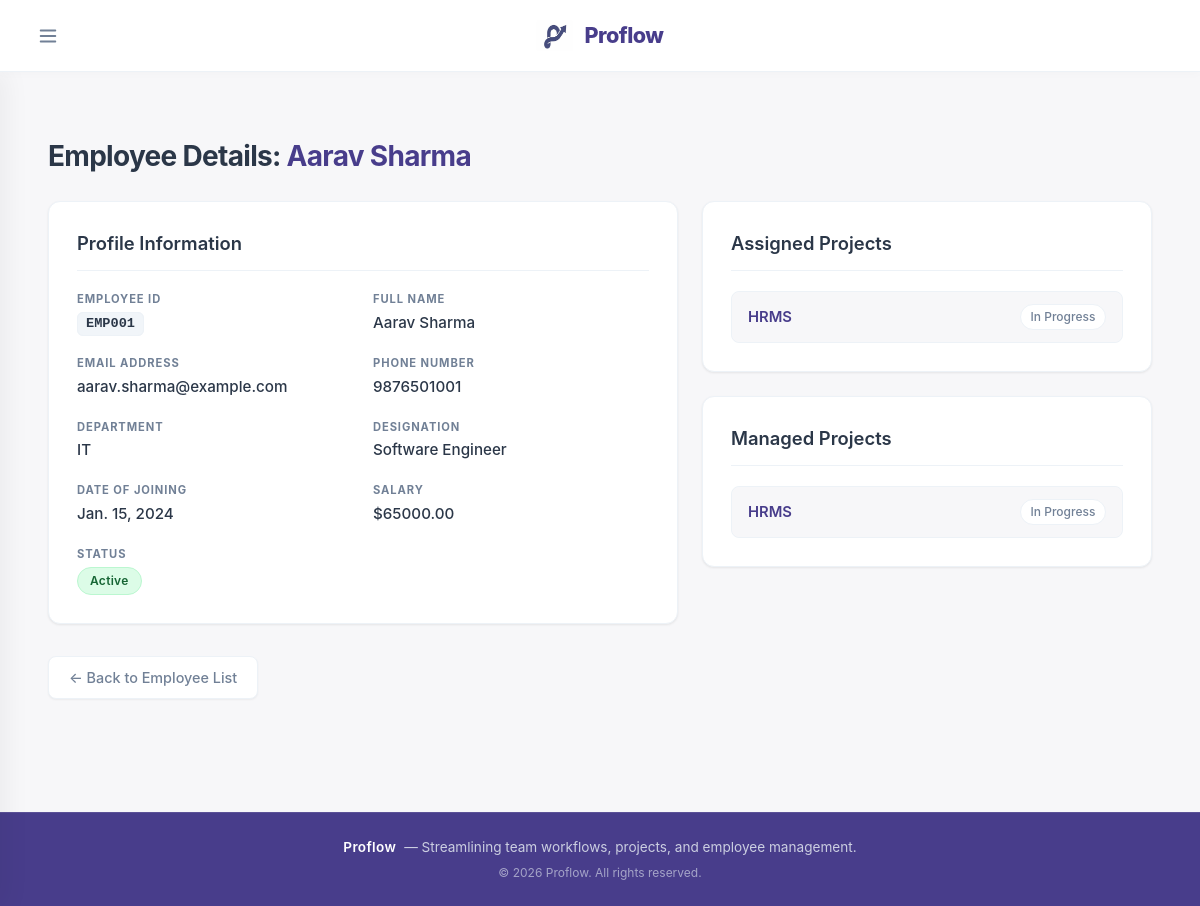
Before: /employees/2/ with the older database file.
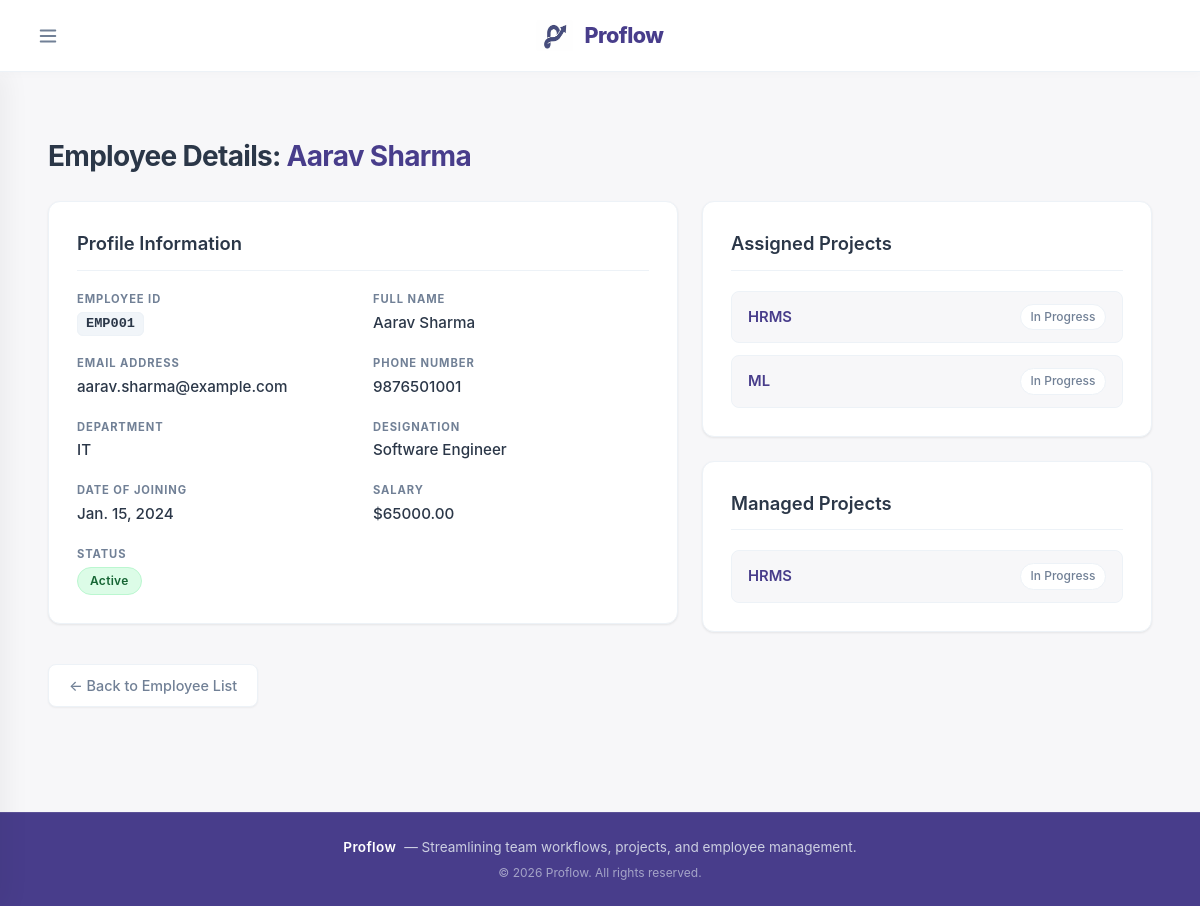
After: the same page with the newer database file.
### core/models.py (models this page shows, shortened)
class Project(models.Model):
    Status_Choices=[
        ('Not started','Not Started'),
        ('In Progress','In Progress'),
        ('Completed','Completed'),]
    project_name = models.CharField(max_length=100)
    client_name = models.CharField(max_length=100)
    description = models.TextField()
    start_date =  models.DateField()
    end_date   = models.DateField(null=True,blank=True)
    status = models.CharField(max_length=100,choices=Status_Choices,default='Not started')
    project_manager = models.ForeignKey(
        Employee,
        on_delete=models.SET_NULL,
        null=True,
        blank=True,
        related_name='managed_projects'
     )
    employees = models.ManyToManyField(
        Employee,
        related_name='projects',
        blank=True
    )

### core/views.py (the view)
# urls.py: path('employees/<int:id>/', views.employee_detail, name='employee_detail'),
def employee_detail(request, id):
    employee = get_object_or_404(Employee, id=id)
    context = {
        'employee': employee,
    }
    return render(request, 'employee_details.html', context)

### core/templates/employee_details.html (shortened to what this page needs)
{% extends 'base.html' %}
{% block content %}
<div class="detail-container">
    <div class="page-header">
        <h2>Employee Details: <span class="highlight-title">{{ employee.name }}</span></h2>
    </div>
    <div class="dashboard-grid">
        <div class="detail-card main-card">
            <h3>Profile Information</h3>
            <div class="info-grid">
                <div class="info-item">
                    <span class="label">Employee ID</span>
                    <span class="value"><span class="id-badge">{{ employee.employee_id }}</span></span>
                </div>
                <div class="info-item">
                    <span class="label">Full Name</span>
                    <span class="value">{{ employee.name }}</span>
                </div>
                <div class="info-item">
                    <span class="label">Email Address</span>
                    <span class="value">{{ employee.email }}</span>
                </div>
                <div class="info-item">
                    <span class="label">Phone Number</span>
                    <span class="value">{{ employee.phone }}</span>
                </div>
                <div class="info-item">
                    <span class="label">Department</span>
                    <span class="value">{{ employee.department }}</span>
                </div>
                <div class="info-item">
                    <span class="label">Designation</span>
                    <span class="value">{{ employee.designation }}</span>
                </div>
                <div class="info-item">
                    <span class="label">Date of Joining</span>
                    <span class="value">{{ employee.date_of_joining }}</span>
                </div>
                <div class="info-item">
                    <span class="label">Salary</span>
                    <span class="value salary-text">${{ employee.salary }}</span>
                </div>
                <div class="info-item">
                    <span class="label">Status</span>
                    <span class="value">
                        {% if employee.is_active %}
                            <span class="badge badge-active">Active</span>
                        {% else %}
                            <span class="badge badge-inactive">Inactive</span>
                        {% endif %}
                    </span>
                </div>
            </div>
        </div>
        <div class="projects-stack">
            <div class="detail-card">
                <h3>Assigned Projects</h3>
                <ul class="project-list">
                    {% for project in employee.projects.all %}
                        <li>
                            <a href="{% url 'project_detail' project.id %}" class="project-link">{{ project.project_name }}</a>
                            <span class="project-status">{{ project.status }}</span>
                        </li>
                    {% empty %}
                        <li class="empty-list">No projects assigned to this employee.</li>
                    {% endfor %}
                </ul>
            </div>
            <div class="detail-card">
                <h3>Managed Projects</h3>
                <ul class="project-list">
                    {% for project in employee.managed_projects.all %}
                        <li>
                            <a href="{% url 'project_detail' project.id %}" class="project-link">{{ project.project_name }}</a>
                            <span class="project-status">{{ project.status }}</span>
                        </li>
                    {% empty %}
                        <li class="empty-list">This employee does not manage any projects.</li>
                    {% endfor %}
                </ul>
            </div>
        </div>
    </div>
    <div class="action-footer">
        <a href="{% url 'employee_list' %}" class="btn btn-secondary">← Back to Employee List</a>
    </div>
</div>
{% endblock %}

Changed rows visible on the page:
added Project: project_name "ML", status "In Progress", shown under "Assigned Projects"
